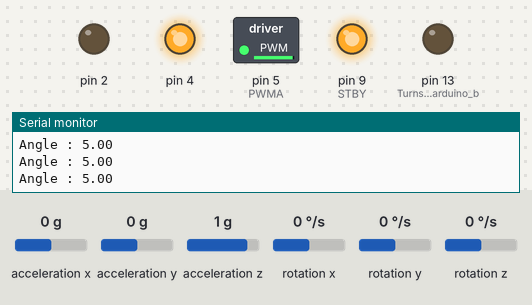
Bench run of a sketch on a simulated Arduino Uno, built with avr-gcc and run on an emulated ATmega328P. Shown: switched loads named in the sketch (green lamp = pin HIGH), output pins drawn as LEDs (lit = HIGH), the last lines printed to the serial monitor. Inputs (shaded band) come from the test bench; at power-on: acceleration y 0 g, acceleration x 0 g, acceleration z 1 g, rotation x 0 °/s, rotation y 0 °/s, rotation z 0 °/s.

Above: at 4.2 s.
4.3 s: acceleration y set to -1.4 g
At 4.7 s:
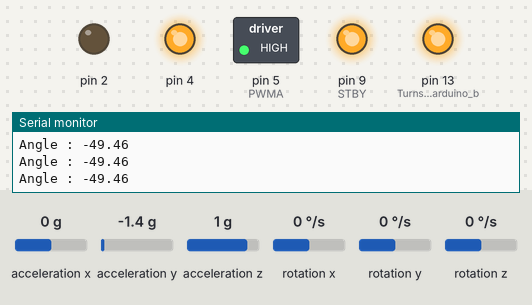
5.8 s: acceleration x set to -1.4 g
At 6.7 s:
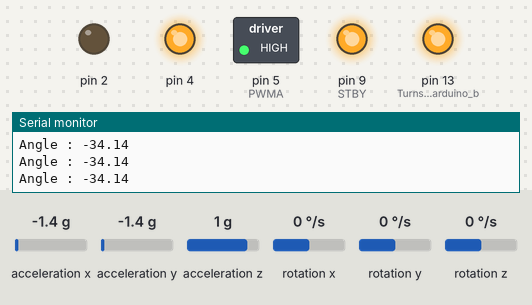
7.3 s: acceleration y set to -0.3 g
At 7.6 s:
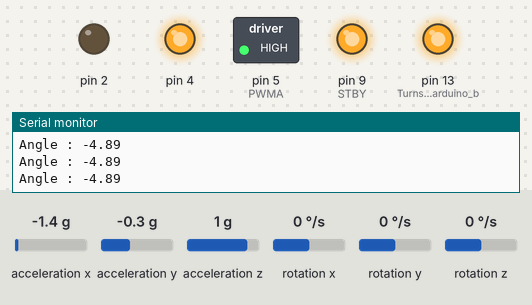
8.8 s: acceleration y set to 0 g
At 9.8 s:
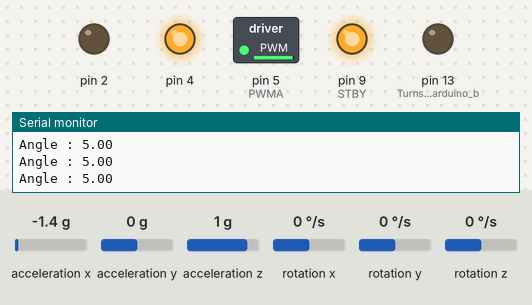
10.3 s: acceleration y set to 0.8 g
At 11.0 s:
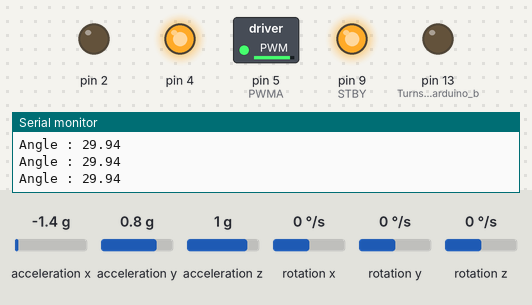
11.8 s: acceleration z set to 0 g
At 13.3 s:
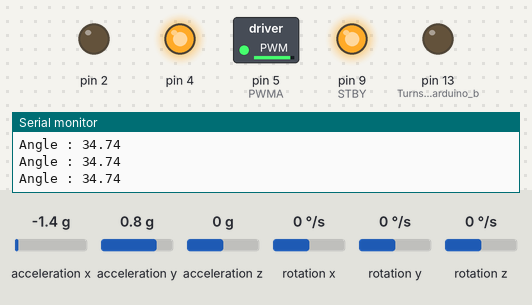
Timing chart, 0 to 14.3 s (numbered marks = the images above; inputs shaded):
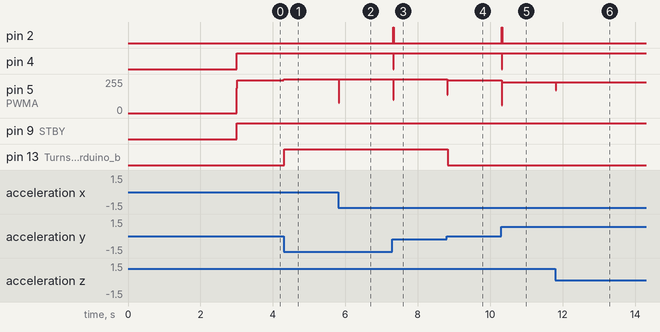

The sketch:

Propellor_Project.ino
```cpp
#include <MPU6050_tockn.h>  //Libraries to find angle from IMU.
#include <Wire.h>
#include <MotorLib.h>       //Library containing motor functions.

MPU6050 mpu6050(Wire);
#define AIN1 2              //Gives each pin a name depending on what
#define AIN2 4              //part of the motor controller they're connected to.
#define PWMA 5
#define STBY 9

const float KP = 0.22;      //Constants used for PID control.
const float KI = 0.1;
const float KD = 0.12;
int PrevError = 0;           //Initially declares the previous error to be 0 (used in D).

MOTOR Propellor = MOTOR(AIN1, AIN2, PWMA, STBY);  //Creates a MOTOR class called propellor
                                                  //containing pin names of motor controller.
void setup() {
  pinMode(13, OUTPUT);            //Turns on LED on arduino board.
  Serial.begin(9600);             //Sets bit rate for serial plotter/monitor.
  Wire.begin();
  mpu6050.begin();                //Sets up IMU.
  mpu6050.calcGyroOffsets(true);  //Finds the starting angle of the IMU.
}

void loop() {
  mpu6050.update();               //Updates the position fo the IMU.
  int DesiredAngle = 0;           //Declares the angle to hover at to be 0.
  float Angle = (mpu6050.getAngleX()) + 5; //Replaces AngleX with the new value. Has a bias of
                                            // +6 to offset the way the IMU being attached to the frame.
  Serial.print("Angle : ");
  Serial.println(Angle);         //Prints the angle to the serial monitor.

//  delay(10);                    //Cause a short delay used in ID calculations.
  float TimeBetween = 0.01;     //TimeBetween represented in decimal form.

  double Error = DesiredAngle - Angle;       //Calculates the difference between where the motor is and where it should be: the error.
  //All terms are doubles to include negative signs.
  double P = Error * KP;                               //Calculates P term.
  double SumError = SumError + (Error * TimeBetween);   //Calculates the sum of previous errors
  double I = SumError * KI;                             //Calculates I term.
  double D = ((Error - PrevError) / TimeBetween) * KD;  //Calculates D term.

  double Analog = P + I + D;            //Adds them together, PWM.
  PrevError = Error;                    //Current error becomes the previous error.

  float percent = 0.97;
  float n = percent * 255;        //The base analog signal required to support the motor.
  n = n + Analog;                 //The PID constants are added on top to change the power outputted by the motor.
  if (n > 255)
  {
    n = 255;                      //Analog has a limit of 255 so anything greater is capped at 255.
  }
  int t = 10;
  Propellor.Spin(n,t);            //Spins the propellor upwards for 10 (t) milliseconds.

  if (Angle < DesiredAngle)      //If propellor is too low, turn on the boards LED.
  {
    digitalWrite(13,HIGH);
  }
  if (Angle > DesiredAngle)      //If propellor is too high, turn off the boards LED.
  {
    digitalWrite(13,LOW);
  }
}
```

MotorLib.cpp
```cpp
#include <MotorLib.h>	//Uses the corresponding header file which creates the class used to define the following functions.

MOTOR::MOTOR(int Pin1, int Pin2, int PinWM, int PinStandBy)	//Declares MOTOR class with pin numbers.
{
  A01 = Pin1; 		//Sets the following variables to be equal to the current state of the pins.
  A02 = Pin2;		//Named after the pins used on the motor controller.
  PWMA = PinWM;
  STBY = PinStandBy;

  pinMode(A01, OUTPUT);		//Turns all necessary pins on the controller to be outputs.
  pinMode(A02, OUTPUT);		//This allows them to be set high/low.
  pinMode(PWMA, OUTPUT);
  pinMode(STBY, OUTPUT);
}

void MOTOR::Spin(int Analog, float Time)	//Function that makes the motor rotate. Takes an analog input between 0-255
{						//and a time in milliseconds that the motor will run for.
  digitalWrite(STBY, HIGH);		//Sets the standby pin to be high.
  if (Analog >= 0)
  {
  Up(Analog);  			//A positive input will cause the propellor to go up.
  }
  else
  {
  Down(-Analog);		//A negative input will cause the propellor to go down.
  }
  delay(Time);			//Cause a delay using 'time'.
}

void MOTOR::Halt(float Time)	//Function to make motor stop, takes time input.
{
  digitalWrite(A01, HIGH);	//Sets both pins to be HIGH
  digitalWrite(A02, HIGH);
  analogWrite(PWMA,0);		//Gives analog signal of 0, motor won't move.
  delay(Time);			//Runs for 'time' milliseconds.
}

void MOTOR::Up(int Analog)	//Private function used by Spin() to make propellor go up, takes analog input.
{
  digitalWrite(A01, LOW);	//Sets pins 1 and 2 high/low to control direction.
  digitalWrite(A02, HIGH);
  analogWrite(PWMA, Analog);	//Gives analog signal to set speed.
}


void MOTOR::Down(int Analog)	//Same as Up but states of pins A01 and A02 are reversed to change direction.
{
  digitalWrite(A01, HIGH);
  digitalWrite(A02, LOW);
  analogWrite(PWMA, Analog);
}
```

MotorLib.h
```cpp
#include <Arduino.h>	//Arduino library to include basic C functions.

class MOTOR	//Creates a class to store parameters for motor driver.
{		//Parameters are the pin used.

 public:	//Public functions can be used by the class anytime.

    MOTOR(int Pin1, int Pin2, int PinMW, int PinStandBy);
	//Function to set up the pins used.
	//These are used to change the inputs/outputs of each pin, which determines the behaviour of the motor.

    void Spin(int Analog, float Time);
	//Function to get the motor spinning.
	//Uses the private functions below to control direction.
	//Takes analog value between 0-255, spins for 'Time' number of milliseconds.

    void Halt(float Time);
	//Method to stop the motor, runs for 'Time' number of milliseconds.

 private:	//Private functions can only be usd by the public functions.
       int A01, A02, PWMA, STBY;  //Declares variables for functions (see .cpp file)
       void Up(int Analog);	  //Function to spin propellor to go up, takes analog input between 0-255.
       void Down(int Analog);     //Function to spin propellor to go down, takes analog input between 0-255.

};
```

Measured:
- the behaviour switches between -0.2 and -0.1 g on acceleration y (found by bisection; images 3 and 4)
- after the input at 4.3 s, pin 5 (PWMA): 246/255 → 255/255 at once; pin 13 (Turns_on_LED_on_arduino_b): LOW → HIGH at once
- after the input at 5.8 s, pin 5 (PWMA): 255/255 → 76/255 at once, → 255/255 0.02 s later
- after the input at 7.3 s, pin 2: LOW → HIGH at once, → LOW 0.02 s later; pin 4: HIGH → LOW at once, → HIGH 0.02 s later; pin 5 (PWMA): 255/255 → 100/255 at once, → 255/255 0.02 s later
- after the input at 8.8 s, pin 5 (PWMA): 255/255 → 246/255 at once; pin 13 (Turns_on_LED_on_arduino_b): HIGH → LOW at once
- after the input at 10.3 s, pin 2: LOW → HIGH at once, → LOW 0.02 s later; pin 4: HIGH → LOW at once, → HIGH 0.02 s later; pin 5 (PWMA): 246/255 → 229/255 at once
- after the input at 11.8 s, pin 5 (PWMA): 229/255 → 230/255 at once
